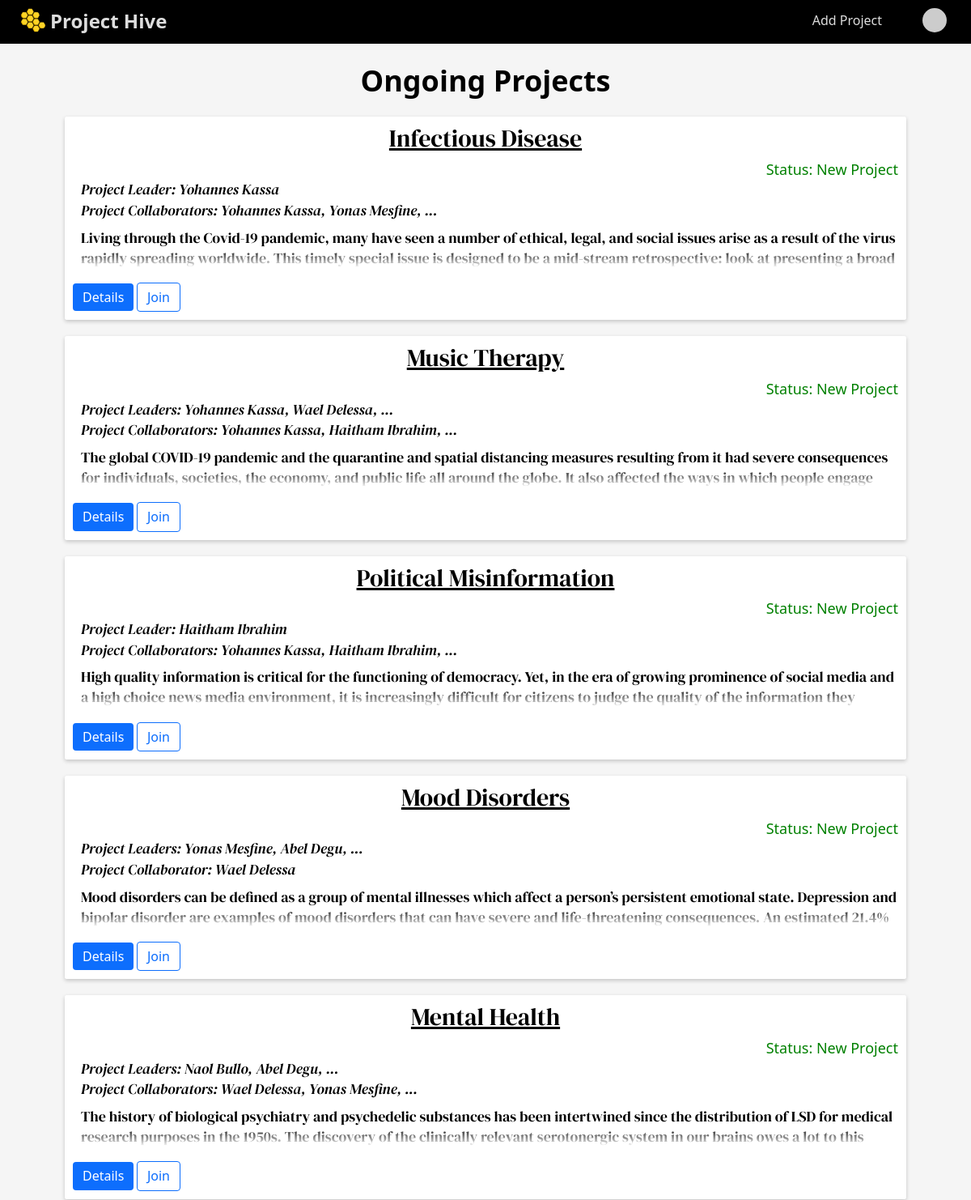
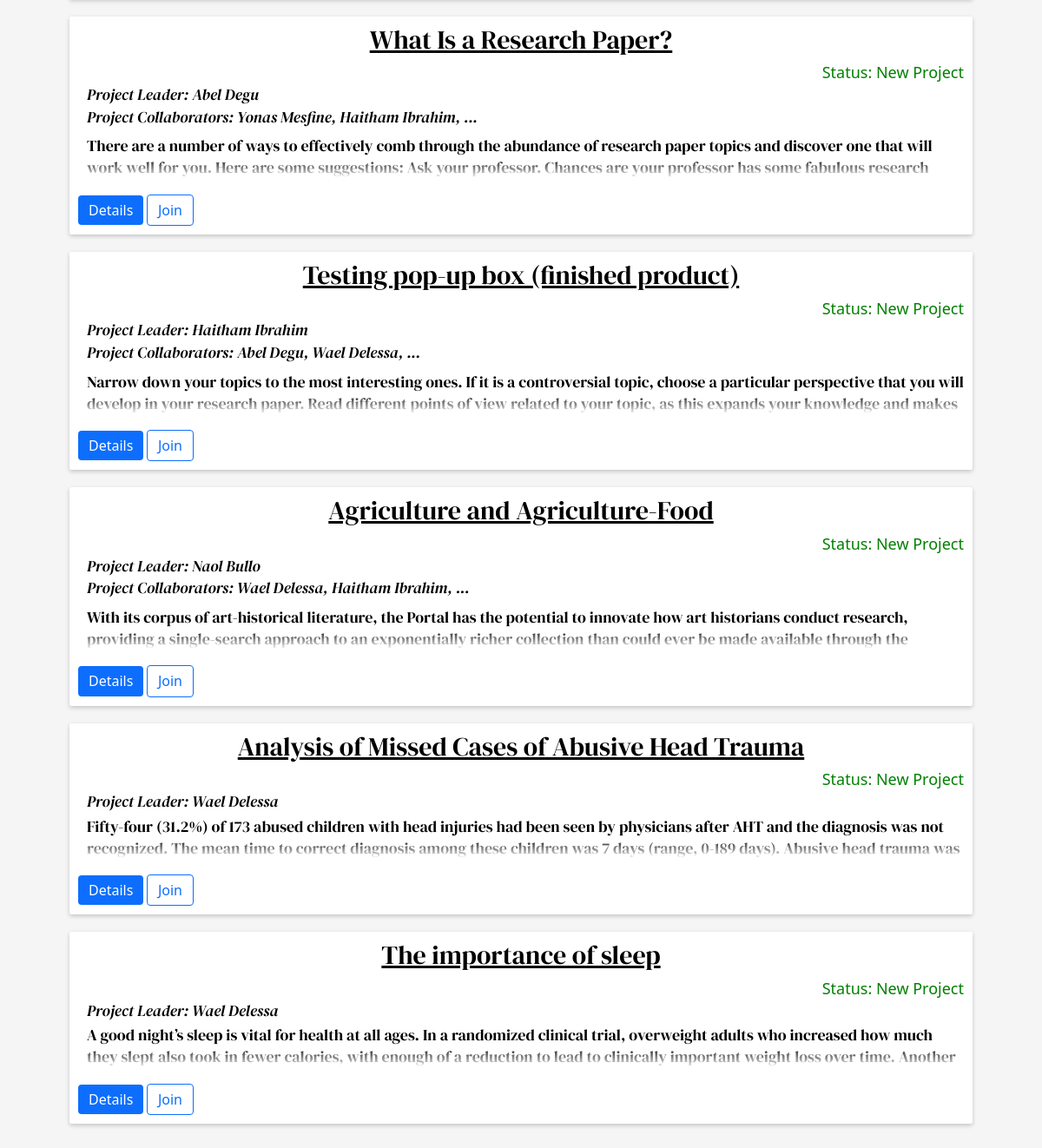
Screenshot of / (signed in) with the database file from the repository (2 pictures, top to bottom).
### website/models.py (models this page shows)
class Project(db.Model):
    id = db.Column(db.Integer, primary_key=True)
    title = db.Column(db.String(500), nullable=False)
    start_date = db.Column(db.DateTime(timezone=True), default=func.now(), nullable=False)
    description = db.Column(db.String(5000), unique=True, nullable=False)
    status = db.Column(db.String(500), default="New Project")
    leaders = db.relationship('User', secondary='leader', backref='projects')

### website/views.py (the view)
@views.route("/", methods=["GET"])
@login_required
def index():
    entries = []
    projects = Project.query.all()
    if projects:
        for project in projects:
            entry = {}
            entry["title"] = project.title
            entry["description"] = project.description
            entry["status"] = project.status
            entry["id"] = project.id
            leader_names = []
            collaborator_names = []
            collaborator_entries = Collaborator.query.filter_by(
                project_id=project.id
            ).all()
            leader_entries = Leader.query.filter_by(project_id=project.id).all()
            if leader_entries:
                for leader_entry in leader_entries:
                    leader_first_name = (
                        User.query.filter_by(id=leader_entry.user_id).first().first_name
                    )
                    leader_last_name = (
                        User.query.filter_by(id=leader_entry.user_id).first().last_name
                    )
                    leader_name = leader_first_name + " " + leader_last_name
                    leader_names.append(leader_name)
            if collaborator_entries:
                for collaborator_entry in collaborator_entries:
                    user_id = collaborator_entry.user_id
                    collaborator_first_name = (
                        User.query.filter_by(id=user_id).first().first_name
                    )
                    collaborator_last_name = (
                        User.query.filter_by(id=user_id).first().last_name
                    )
                    collaborator_name = (
                        collaborator_first_name + " " + collaborator_last_name
                    )
                    collaborator_names.append(collaborator_name)
            entry["collaborator_names"] = collaborator_names
            entry["leader_names"] = leader_names
            entries.append(entry)
    return render_template("index.html", entries=entries, user=current_user)

### website/__init__.py (called while the page is built)
def create_app():
    app = Flask(__name__)
    app.config["TEMPLATES_AUTO_RELOAD"] = True
    app.config['SQLALCHEMY_DATABASE_URI'] = f'sqlite:///{DB_NAME}'
    app.config['SECRET_KEY'] = "dsaljf;ldsakjf;lkdsjf,cmlkjlkwqjfoijlsad;"
    app.config['LOGIN_MESSAGE'] = 'Please log in to continue.'
    db.init_app(app)
    from website.views import views
    from website.auth import auth
    app.register_blueprint(views, url_prefix="/")
    app.register_blueprint(auth, url_prefix="/")
    from website import models
    from website.models import User
    create_database(app)
    login_manager = LoginManager()
    login_manager.login_view = 'auth.login'
    login_manager.login_message = 'Please log in to continue.' # set the custom login message
    login_manager.init_app(app)
    @login_manager.user_loader
    def load_user(id):
        return User.query.get(int(id))
    return app

### website/templates/index.html (shortened to what this page needs)
{% extends "base.html" %}
{% block main %}
  <h1 class="home-title">Ongoing Projects</h1>
{% for entry in entries %}
<div class="card">
    <div class="title-grid">
        <div class="P-Title">{{ entry.title }}</div>
        <div class="status">Status: {{entry.status}}</div>
    </div>
    <div class="P-owner">
        {% if entry.leader_names|length == 1 %}
            Project Leader: {{ entry.leader_names[0] }}
        {% elif entry.leader_names|length > 1 %}
            Project Leaders: {{ entry.leader_names[0] }}, {{ entry.leader_names[1] }}, ...
        {% endif %}
    </div>
    {% if entry.collaborator_names %}
        <div class="Project-collaborators">
            {% if entry.collaborator_names|length == 1 %}
                Project Collaborator: {{ entry.collaborator_names[0] }}
            {% elif  entry.collaborator_names|length > 1 %}
                Project Collaborators: {{  entry.collaborator_names[0] }}, {{  entry.collaborator_names[1] }}, ...
            {% endif %}
        </div>
     {% endif %}
    <div class="Description">
        {{ entry.description }}
    </div>
    <div class="card-footer">
        <a href="{{ url_for('views_bp.details', id=entry.id) }}"><button class="homebtn">Details</button></a>
        {% if not entry.is_collaborator and current_user.id not in entry.leader_ids %}
        <button class="homebtn btn-outline join-btn" onclick="showJoinPopup({{ entry.id }})">Join</button>
    {% endif %}
        </div>
</div>
{% endfor %}
{% endblock %}

### website/templates/base.html (shortened to what this page needs)
<!DOCTYPE html>
<html lang="en">
  <head>
    <link
    rel="stylesheet"
    href="{{ url_for('static', filename='css/normalize.css')}}"
    />
    <link
    rel="stylesheet"
    href="{{ url_for('static', filename='css/main.css')}}"
    />
  </head>
  <body>
    <nav class="nav">
      <a class="logo" href="/">
      <img src="../static/pictures/favicon-32x32.png" alt="Logo">
      <span class="logo__text">Project Hive</span>
      </a>
      <ul class="list">
        {% if user.is_authenticated %}
        <li><a href="/add_project">Add Project</a></li>
        <li class="dropdown">
          <img class="gravatar" src="https://s.gravatar.com/avatar/353ffe54135685e371ae6add43986f92?d=mm" alt="naol.bullo@outlook.com">
        </li>
        {% else %}
        <li class="mb-16"><a href="/login">Login</a></li>
        <li class="mb-16"><a href="/register">Register</a></li>
        {% endif %}
      </ul>
    </nav>
    <main>{% block main %} {% endblock %}</main>
  </body>
</html>

### website/static/css/main.css (style rules this page uses)
:root { --color-primary: #0d6efd; --color-primary-darker: #0e52b7; }
*, *::after, *::before { box-sizing: border-box; }
html { font-size: 62.5%; min-height: 100%; }
html, body { height: 100%; margin: 0; }
main { min-height: 100%; position: relative; }
.card { font-family: 'DM Serif Display', serif; font-size: 1.6rem; }
body { background-color: #f5f5f5; min-height: 100%; margin-bottom: -5rem; }
h1 { text-align: center; font-size: 3.6rem; }
input[type="text"], input[type="email"], input[type="password"], button { outline: none; width: 100%; }
a { text-decoration: none; }
.home-title { font-family: system-ui, -apple-system, BlinkMacSystemFont, 'Segoe UI', Roboto, Oxygen, Ubuntu, Cantarell, 'Open Sans', 'Helvetica Neue', sans-serif; }
.P-owner, .Project-collaborators { font-family: 'DM Serif Display', serif; font-style: italic; }
.P-owner { margin-bottom: .5rem; margin-left: 1rem; font-size: 1.8rem; }
.Project-collaborators { margin-bottom: 1rem; margin-left: 1rem; font-size: 1.8rem; }
.card { background-color: white; padding: 1rem; margin: 2rem 8rem; border: none; border-radius: 0.25rem; box-shadow: 0 2px 5px 0 rgba(0, 0, 0, 0.2); }
.P-Title { font-size: 3rem; text-decoration: underline; margin-bottom: 1rem; text-align: center; font-family: 'DM Serif Display', serif; }
.status { font-size: 1.8rem; font-family: system-ui, -apple-system, BlinkMacSystemFont, 'Segoe UI', Roboto, Oxygen, Ubuntu, Cantarell, 'Open Sans', 'Helvetica Neue', sans-serif; margin-bottom: 0.5rem; text-align: end; color: green; }
.Description { font-size: 1.8rem; max-height: calc(2 * 1em * 1.4); line-height: 1.4; margin-left: 1rem; overflow: hidden; position: relative; margin-bottom: 1.8rem; }
.Description::before { content: ""; position: absolute; height: calc(1em * 1.4); width: 100%; bottom: 0; pointer-events: none; background: linear-gradient(to bottom, transparent, white); }
.card-footer { margin-top: 1rem; }
.homebtn { font-family: system-ui, -apple-system, BlinkMacSystemFont, 'Segoe UI', Roboto, Oxygen, Ubuntu, Cantarell, 'Open Sans', 'Helvetica Neue', sans-serif; background: var(--color-primary); color: white; border: none; font-size: 1.6rem; padding: 0.5em 0.75em; border-radius: 0.25em; cursor: pointer; width: auto; transition: background .15s ease-out; }
.homebtn.btn-outline { background: none; border: 1px solid var(--color-primary); color: var(--color-primary); transition: background-color .15s ease-out; }
nav { display: flex; justify-content: space-between; align-items: center; background-color: #000; color: #fff; width: 100%; }
nav a { color: #ddd; text-decoration: none; margin: 0 10px; transition: color 0.15s; }
.logo { font-weight: bold; font-size: 2.4rem; margin-left: 2.5rem; margin-bottom: 0.5rem; display: flex; align-items: center; }
.logo__text { display: inline-block; margin-left: .5rem; margin-top: .2rem; }
nav ul { list-style: none; display: flex; }
nav li { margin: 0 10px; }
.gravatar { position: relative; top: -6px; height: 30px; width: 30px; margin: 0 2rem; border-radius: 100%; border: none; cursor: pointer; }
.nav .list { margin-bottom: 0.5rem; }
.dropdown { position: relative; display: inline-block; }

### rows the page displays
Project: title "Infectious Disease", status "New Project", leader_names "Yohannes Kassa", collaborator_names "Yohannes Kassa", collaborator_names "Yonas Mesfine", description "Living through the Covid-19 pandemic, many have seen a number of ethical, legal, and social issues arise as a result of the virus rapidly spreading worldwide. This timely special issue is designed to be a mid-stream retrospective: look at presenting a broad…"
Project: title "Music Therapy", status "New Project", leader_names "Yohannes Kassa", leader_names "Wael Delessa", collaborator_names "Yohannes Kassa", collaborator_names "Haitham Ibrahim", description "The global COVID-19 pandemic and the quarantine and spatial distancing measures resulting from it had severe consequences for individuals, societies, the economy, and public life all around the globe. It also affected the ways in which people engage…"
Project: title "Political Misinformation", status "New Project", leader_names "Haitham Ibrahim", collaborator_names "Yohannes Kassa", collaborator_names "Haitham Ibrahim", description "High quality information is critical for the functioning of democracy. Yet, in the era of growing prominence of social media and a high choice news media environment, it is increasingly difficult for citizens to judge the quality of the information they…"
Project: title "Mood Disorders", status "New Project", leader_names "Yonas Mesfine", leader_names "Abel Degu", collaborator_names "Wael Delessa", description "Mood disorders can be defined as a group of mental illnesses which affect a person’s persistent emotional state. Depression and bipolar disorder are examples of mood disorders that can have severe and life-threatening consequences. An estimated 21.4%…"
Project: title "Mental Health", status "New Project", leader_names "Naol Bullo", leader_names "Abel Degu", collaborator_names "Wael Delessa", collaborator_names "Yonas Mesfine", description "The history of biological psychiatry and psychedelic substances has been intertwined since the distribution of LSD for medical research purposes in the 1950s. The discovery of the clinically relevant serotonergic system in our brains owes a lot to this…"
Project: title "What Is a Research Paper?", status "New Project", leader_names "Abel Degu", collaborator_names "Yonas Mesfine", collaborator_names "Haitham Ibrahim", description "There are a number of ways to effectively comb through the abundance of research paper topics and discover one that will work well for you. Here are some suggestions: Ask your professor. Chances are your professor has some fabulous research…"
Project: title "Testing pop-up box (finished product)", status "New Project", leader_names "Haitham Ibrahim", collaborator_names "Abel Degu", collaborator_names "Wael Delessa", description "Narrow down your topics to the most interesting ones. If it is a controversial topic, choose a particular perspective that you will develop in your research paper. Read different points of view related to your topic, as this expands your knowledge and makes…"
Project: title "Agriculture and Agriculture-Food", status "New Project", leader_names "Naol Bullo", collaborator_names "Wael Delessa", collaborator_names "Haitham Ibrahim", description "With its corpus of art-historical literature, the Portal has the potential to innovate how art historians conduct research, providing a single-search approach to an exponentially richer collection than could ever be made available through the…"
Project: title "Analysis of Missed Cases of Abusive Head Trauma", status "New Project", leader_names "Wael Delessa", description "Fifty-four (31.2%) of 173 abused children with head injuries had been seen by physicians after AHT and the diagnosis was not recognized. The mean time to correct diagnosis among these children was 7 days (range, 0-189 days). Abusive head trauma was…"
Project: title "The importance of sleep", status "New Project", leader_names "Wael Delessa", description "A good night’s sleep is vital for health at all ages. In a randomized clinical trial, overweight adults who increased how much they slept also took in fewer calories, with enough of a reduction to lead to clinically important weight loss over time. Another…"
